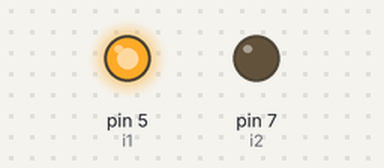
Recording of a sketch running on a simulated Arduino Uno, built with avr-gcc and run on an emulated ATmega328P. Shown: output pins drawn as LEDs (lit = HIGH).

Above: at 2.5 s.
At 13.0 s:
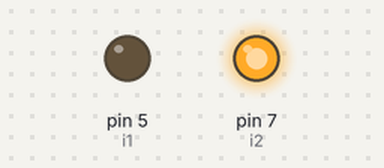
At 19.5 s:
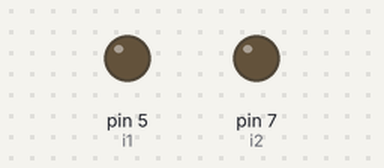
Timing chart, 0 to 27.3 s (numbered marks = the images above):
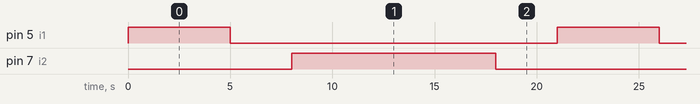

The sketch:

Arduino_code.ino
```cpp
const int i1=5;
const int i2=7;

void setup() {
  pinMode(i1,OUTPUT);
  pinMode(i2,OUTPUT);
}

void loop() {
  digitalWrite(i1,HIGH);
  digitalWrite(i2,LOW);
  delay(5000);

  digitalWrite(i1,LOW);
  digitalWrite(i2,LOW);
  delay(3000);

  digitalWrite(i1,LOW);
  digitalWrite(i2,HIGH);
  delay(10000);

  digitalWrite(i1,LOW);
  digitalWrite(i2,LOW);
  delay(3000);

}
```

Measured:
- by itself, pin 5 (i1): alternates HIGH for 5.0 s and LOW for 16.0 s
- by itself, pin 7 (i2): alternates HIGH for 10.0 s and LOW for 11.0 s
- by itself, everything shown: repeats every 21.0 s, in 4 steps
